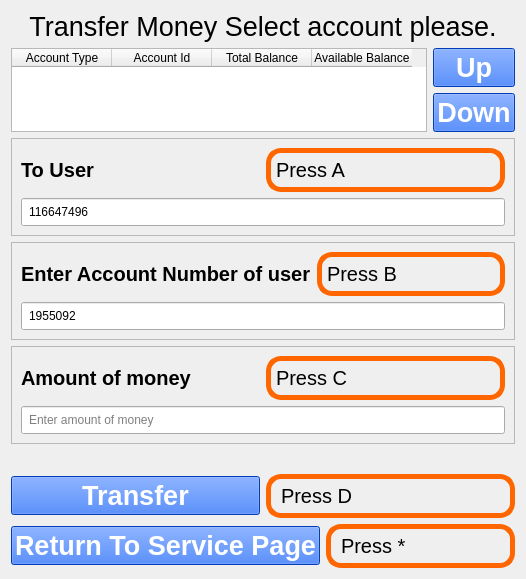
      <widget class="QWidget" name="TransferMoney_7">
       <layout class="QVBoxLayout" name="verticalLayout_24">
        <item>
         <widget class="QLabel" name="label_4">
          <property name="font">
           <font>
            <pointsize>20</pointsize>
           </font>
          </property>
          <property name="text">
           <string>Transfer Money Select account please.</string>
          </property>
          <property name="alignment">
           <set>Qt::AlignHCenter|Qt::AlignTop</set>
          </property>
         </widget>
        </item>
        <item>
         <layout class="QHBoxLayout" name="horizontalLayout_19">
          <item>
           <widget class="QTableWidget" name="AccountBalance_TransferPage_tableWidget">
            <property name="sizeAdjustPolicy">
             <enum>QAbstractScrollArea::AdjustToContents</enum>
            </property>
            <column>
             <property name="text">
              <string>Account Type</string>
             </property>
            </column>
            <column>
             <property name="text">
              <string>Account Id</string>
             </property>
            </column>
            <column>
             <property name="text">
              <string>Total Balance</string>
             </property>
            </column>
            <column>
             <property name="text">
              <string>Available Balance</string>
             </property>
            </column>
           </widget>
          </item>
          <item>
           <layout class="QVBoxLayout" name="verticalLayout_17">
            <item>
             <layout class="QHBoxLayout" name="horizontalLayout_23">
              <item>
               <widget class="QPushButton" name="Up_FromTransfer_pushButton">
                <property name="font">
                 <font>
                  <pointsize>20</pointsize>
                  <weight>75</weight>
                  <bold>true</bold>
                 </font>
                </property>
                <property name="styleSheet">
                 <string notr="true">QPushButton {
	background: rgb(0, 85, 255);
	color:  white;
}

QPushButton :hover{
	background: rgba(0, 85, 255, 200);
}

QPushButton :pressed{
	background: rgba(0, 85, 255, 200);
}</string>
                </property>
                <property name="text">
                 <string>Up</string>
                </property>
                <property name="shortcut">
                 <string>Alt+Up</string>
                </property>
               </widget>
              </item>
             </layout>
            </item>
            <item>
             <layout class="QHBoxLayout" name="horizontalLayout_24">
              <item>
               <widget class="QPushButton" name="Down_FromTransfer_pushButton">
                <property name="font">
                 <font>
                  <pointsize>20</pointsize>
                  <weight>75</weight>
                  <bold>true</bold>
                 </font>
                </property>
                <property name="styleSheet">
                 <string notr="true">QPushButton {
	background: rgb(0, 85, 255);
	color:  white;
}

QPushButton :hover{
	background: rgba(0, 85, 255, 200);
}

QPushButton :pressed{
	background: rgba(0, 85, 255, 200);
}</string>
                </property>
                <property name="text">
                 <string>Down</string>
                </property>
                <property name="shortcut">
                 <string>Alt+Down</string>
                </property>
               </widget>
              </item>
             </layout>
            </item>
           </layout>
          </item>
         </layout>
        </item>
        <item>
         <widget class="QFrame" name="frame_8">
          <property name="frameShape">
           <enum>QFrame::StyledPanel</enum>
          </property>
          <property name="frameShadow">
           <enum>QFrame::Raised</enum>
          </property>
          <layout class="QVBoxLayout" name="verticalLayout_15">
           <item>
            <layout class="QHBoxLayout" name="horizontalLayout_21">
             <item>
              <widget class="QLabel" name="username_label_2">
               <property name="font">
                <font>
                 <pointsize>15</pointsize>
                 <weight>75</weight>
                 <bold>true</bold>
                </font>
               </property>
               <property name="text">
                <string>To User</string>
               </property>
              </widget>
             </item>
             <item>
              <widget class="QPushButton" name="ToUser_Focus_Transferpage">
               <property name="font">
                <font>
                 <pointsize>15</pointsize>
                 <weight>50</weight>
                 <bold>false</bold>
                 <strikeout>false</strikeout>
                 <stylestrategy>PreferDefault</stylestrategy>
                </font>
               </property>
               <property name="styleSheet">
                <string notr="true">QPushButton {
    border: 5px solid #ff6600; 
    border-radius: 15px; 
    padding: 5px; 
	color:black;
text-align: left;
}
</string>
               </property>
               <property name="text">
                <string>Press A</string>
               </property>
               <property name="shortcut">
                <string>Alt+A</string>
               </property>
              </widget>
             </item>
            </layout>
           </item>
           <item>
            <widget class="QLineEdit" name="userNumber_lineEdit">
             <property name="styleSheet">
              <string notr="true">QLineEdit{
	padding: 5px;
}</string>
             </property>
             <property name="inputMask">
              <string/>
             </property>
             <property name="text">
              <string>116647496</string>
             </property>
             <property name="placeholderText">
              <string>Enter user name.</string>
             </property>
            </widget>
           </item>
          </layout>
         </widget>
        </item>
        <item>
         <widget class="QFrame" name="frame_9">
          <property name="frameShape">
           <enum>QFrame::StyledPanel</enum>
          </property>
          <property name="frameShadow">
           <enum>QFrame::Raised</enum>
          </property>
          <layout class="QVBoxLayout" name="verticalLayout_16">
           <item>
            <layout class="QHBoxLayout" name="horizontalLayout_22">
             <item>
              <widget class="QLabel" name="username_label_3">
               <property name="font">
                <font>
                 <pointsize>15</pointsize>
                 <weight>75</weight>
                 <bold>true</bold>
                </font>
               </property>
               <property name="text">
                <string>Enter Account Number of user</string>
               </property>
              </widget>
             </item>
             <item>
              <widget class="QPushButton" name="AccNumUser_Focus_Transferpage">
               <property name="font">
                <font>
                 <pointsize>15</pointsize>
                 <weight>50</weight>
                 <bold>false</bold>
                 <strikeout>false</strikeout>
                 <stylestrategy>PreferDefault</stylestrategy>
                </font>
               </property>
               <property name="styleSheet">
                <string notr="true">QPushButton {
    border: 5px solid #ff6600; 
    border-radius: 15px; 
    padding: 5px; 
	color:black;
text-align: left;
}
</string>
               </property>
               <property name="text">
                <string>Press B</string>
               </property>
               <property name="shortcut">
                <string>Alt+B</string>
               </property>
              </widget>
             </item>
            </layout>
           </item>
           <item>
            <widget class="QLineEdit" name="accNumber_lineEdit">
             <property name="styleSheet">
              <string notr="true">QLineEdit{
	padding: 5px;
}</string>
             </property>
             <property name="inputMask">
              <string/>
             </property>
             <property name="text">
              <string>1955092</string>
             </property>
             <property name="placeholderText">
              <string>Enter Account number</string>
             </property>
            </widget>
           </item>
          </layout>
         </widget>
        </item>
        <item>
         <widget class="QFrame" name="frame_12">
          <property name="frameShape">
           <enum>QFrame::StyledPanel</enum>
          </property>
          <property name="frameShadow">
           <enum>QFrame::Raised</enum>
          </property>
          <layout class="QVBoxLayout" name="verticalLayout_18">
           <item>
            <layout class="QHBoxLayout" name="horizontalLayout_38">
             <item>
              <widget class="QLabel" name="username_label_6">
               <property name="font">
                <font>
                 <pointsize>15</pointsize>
                 <weight>75</weight>
                 <bold>true</bold>
                </font>
               </property>
               <property name="text">
                <string>Amount of money</string>
               </property>
              </widget>
             </item>
             <item>
              <widget class="QPushButton" name="AmountOfMoney_Focus_Transferpage">
               <property name="font">
                <font>
                 <pointsize>15</pointsize>
                 <weight>50</weight>
                 <bold>false</bold>
                 <strikeout>false</strikeout>
                 <stylestrategy>PreferDefault</stylestrategy>
                </font>
               </property>
               <property name="styleSheet">
                <string notr="true">QPushButton {
    border: 5px solid #ff6600; 
    border-radius: 15px; 
    padding: 5px; 
	color:black;
text-align: left;
}
</string>
               </property>
               <property name="text">
                <string>Press C</string>
               </property>
               <property name="shortcut">
                <string>Alt+C</string>
               </property>
              </widget>
             </item>
            </layout>
           </item>
           <item>
            <widget class="QLineEdit" name="AmountOfMoney_FromTransferPage_lineEdit">
             <property name="styleSheet">
              <string notr="true">QLineEdit{
	padding: 5px;
}</string>
             </property>
             <property name="inputMask">
              <string/>
             </property>
             <property name="text">
              <string/>
             </property>
             <property name="placeholderText">
              <string>Enter amount of money</string>
             </property>
            </widget>
           </item>
          </layout>
         </widget>
        </item>
        <item>
         <widget class="QLabel" name="Message_TransferPage_label">
          <property name="font">
           <font>
            <pointsize>12</pointsize>
            <weight>75</weight>
            <bold>true</bold>
           </font>
          </property>
          <property name="text">
           <string/>
          </property>
         </widget>
        </item>
        <item>
         <layout class="QHBoxLayout" name="horizontalLayout_20">
          <item>
           <widget class="QPushButton" name="transfer_pushButton">
            <property name="font">
             <font>
              <pointsize>20</pointsize>
              <weight>75</weight>
              <bold>true</bold>
             </font>
            </property>
            <property name="styleSheet">
             <string notr="true">QPushButton {
	background: rgb(0, 85, 255);
	color:  white;
}

QPushButton :hover{
	background: rgba(0, 85, 255, 200);
}

QPushButton :pressed{
	background: rgba(0, 85, 255, 200);
}</string>
            </property>
            <property name="text">
             <string>Transfer</string>
            </property>
            <property name="shortcut">
             <string>Alt+D</string>
            </property>
           </widget>
          </item>
          <item>
           <widget class="QLabel" name="loginPushButtonKeypad_label_12">
            <property name="sizePolicy">
             <sizepolicy hsizetype="Preferred" vsizetype="Fixed">
              <horstretch>0</horstretch>
              <verstretch>0</verstretch>
             </sizepolicy>
            </property>
            <property name="font">
             <font>
              <pointsize>15</pointsize>
             </font>
            </property>
            <property name="styleSheet">
             <string notr="true">QLabel {
    border: 5px solid #ff6600; 
    border-radius: 15px; 
    padding: 5px; 
	color:black;
}
</string>
            </property>
            <property name="text">
             <string>Press D</string>
            </property>
           </widget>
          </item>
         </layout>
        </item>
        <item>
         <layout class="QHBoxLayout" name="horizontalLayout_25">
          <item>
           <widget class="QPushButton" name="ReturnToMainPage_pushButton_6">
            <property name="font">
             <font>
              <pointsize>20</pointsize>
              <weight>75</weight>
              <bold>true</bold>
             </font>
            </property>
            <property name="styleSheet">
             <string notr="true">QPushButton {
	background: rgb(0, 85, 255);
	color:  white;
}

QPushButton :hover{
	background: rgba(0, 85, 255, 200);
}

QPushButton :pressed{
	background: rgba(0, 85, 255, 200);
}</string>
            </property>
            <property name="text">
             <string>Return To Service Page</string>
            </property>
            <property name="shortcut">
             <string>Alt+*</string>
            </property>
           </widget>
          </item>
          <item>
           <widget class="QLabel" name="loginPushButtonKeypad_label_11">
            <property name="sizePolicy">
             <sizepolicy hsizetype="Preferred" vsizetype="Fixed">
              <horstretch>0</horstretch>
              <verstretch>0</verstretch>
             </sizepolicy>
            </property>
            <property name="font">
             <font>
              <pointsize>15</pointsize>
             </font>
            </property>
            <property name="styleSheet">
             <string notr="true">QLabel {
    border: 5px solid #ff6600; 
    border-radius: 15px; 
    padding: 5px; 
	color:black;
}
</string>
            </property>
            <property name="text">
             <string>Press *</string>
            </property>
           </widget>
          </item>
         </layout>
        </item>
       </layout>
      </widget>
